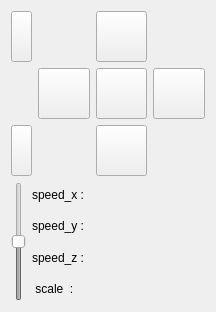
<?xml version="1.0" encoding="UTF-8"?>
<ui version="4.0">
 <class>WidgetControl</class>
 <widget class="QWidget" name="WidgetControl">
  <property name="geometry">
   <rect>
    <x>0</x>
    <y>0</y>
    <width>216</width>
    <height>312</height>
   </rect>
  </property>
  <property name="minimumSize">
   <size>
    <width>216</width>
    <height>312</height>
   </size>
  </property>
  <property name="windowTitle">
   <string>Form</string>
  </property>
  <layout class="QGridLayout" name="gridLayout">
   <item row="0" column="0">
    <layout class="QHBoxLayout" name="horizontalLayout_10">
     <item>
      <layout class="QVBoxLayout" name="verticalLayout_4">
       <item>
        <widget class="QPushButton" name="pushButton_add">
         <property name="minimumSize">
          <size>
           <width>21</width>
           <height>51</height>
          </size>
         </property>
         <property name="maximumSize">
          <size>
           <width>21</width>
           <height>51</height>
          </size>
         </property>
         <property name="focusPolicy">
          <enum>Qt::NoFocus</enum>
         </property>
         <property name="styleSheet">
          <string notr="true"/>
         </property>
         <property name="text">
          <string/>
         </property>
         <property name="icon">
          <iconset>
           <normaloff>:/control_img/add_normal.png</normaloff>:/control_img/add_normal.png</iconset>
         </property>
        </widget>
       </item>
       <item>
        <spacer name="verticalSpacer_2">
         <property name="orientation">
          <enum>Qt::Vertical</enum>
         </property>
         <property name="sizeHint" stdset="0">
          <size>
           <width>20</width>
           <height>40</height>
          </size>
         </property>
        </spacer>
       </item>
       <item>
        <widget class="QPushButton" name="pushButton_reduce">
         <property name="minimumSize">
          <size>
           <width>21</width>
           <height>51</height>
          </size>
         </property>
         <property name="maximumSize">
          <size>
           <width>21</width>
           <height>51</height>
          </size>
         </property>
         <property name="focusPolicy">
          <enum>Qt::NoFocus</enum>
         </property>
         <property name="text">
          <string/>
         </property>
         <property name="icon">
          <iconset>
           <normaloff>:/control_img/reduce_normal.png</normaloff>:/control_img/reduce_normal.png</iconset>
         </property>
        </widget>
       </item>
      </layout>
     </item>
     <item>
      <layout class="QGridLayout" name="gridLayout_6">
       <item row="1" column="1">
        <widget class="QPushButton" name="pushButton_stop">
         <property name="minimumSize">
          <size>
           <width>51</width>
           <height>51</height>
          </size>
         </property>
         <property name="focusPolicy">
          <enum>Qt::NoFocus</enum>
         </property>
         <property name="styleSheet">
          <string notr="true">QPushButton#pushButton_stop{
	background-repeat:none;
	background-image:url(:/control_img/stop_normal.png);
}
QPushButton#pushButton_stop:pressed{
	border-style: inset;
	background-repeat:none;
	background-image:url(:/control_img/stop_pressed.png);
}
QPushButton#pushButton_stop:hover{
	background-repeat:none;
	background-image:url(:/control_img/stop_pressed.png);
}</string>
         </property>
         <property name="text">
          <string/>
         </property>
        </widget>
       </item>
       <item row="0" column="1">
        <widget class="QPushButton" name="pushButton_up">
         <property name="minimumSize">
          <size>
           <width>51</width>
           <height>51</height>
          </size>
         </property>
         <property name="focusPolicy">
          <enum>Qt::NoFocus</enum>
         </property>
         <property name="styleSheet">
          <string notr="true">QPushButton#pushButton_up{
	background-repeat:none;
	background-image:url(:/control_img/up_normal.png);
}
QPushButton#pushButton_up:pressed{
	border-style: inset;
	background-repeat:none;
	background-image:url(:/control_img/up_pressed.png);
}
QPushButton#pushButton_up:hover{
	background-repeat:none;
	background-image:url(:/control_img/up_pressed.png);
}</string>
         </property>
         <property name="text">
          <string/>
         </property>
        </widget>
       </item>
       <item row="1" column="0">
        <widget class="QPushButton" name="pushButton_left">
         <property name="minimumSize">
          <size>
           <width>51</width>
           <height>51</height>
          </size>
         </property>
         <property name="focusPolicy">
          <enum>Qt::NoFocus</enum>
         </property>
         <property name="styleSheet">
          <string notr="true">QPushButton#pushButton_left{
	background-repeat:none;
	background-image:url(:/control_img/left_normal.png);
}
QPushButton#pushButton_left:pressed{
	border-style: inset;
	background-repeat:none;
	background-image:url(:/control_img/left_pressed.png);
}
QPushButton#pushButton_left:hover{
	background-repeat:none;
	background-image:url(:/control_img/left_pressed.png);
}</string>
         </property>
         <property name="text">
          <string/>
         </property>
        </widget>
       </item>
       <item row="2" column="1">
        <widget class="QPushButton" name="pushButton_down">
         <property name="minimumSize">
          <size>
           <width>51</width>
           <height>51</height>
          </size>
         </property>
         <property name="focusPolicy">
          <enum>Qt::NoFocus</enum>
         </property>
         <property name="styleSheet">
          <string notr="true">QPushButton#pushButton_down{
	background-repeat:none;
	background-image:url(:/control_img/down_normal.png);
}
QPushButton#pushButton_down:pressed{
	border-style: inset;
	background-repeat:none;
	background-image:url(:/control_img/down_pressed.png);
}
QPushButton#pushButton_down:hover{
	background-repeat:none;
	background-image:url(:/control_img/down_pressed.png);
}</string>
         </property>
         <property name="text">
          <string/>
         </property>
        </widget>
       </item>
       <item row="1" column="2">
        <widget class="QPushButton" name="pushButton_right">
         <property name="minimumSize">
          <size>
           <width>51</width>
           <height>51</height>
          </size>
         </property>
         <property name="focusPolicy">
          <enum>Qt::NoFocus</enum>
         </property>
         <property name="styleSheet">
          <string notr="true">QPushButton#pushButton_right{
	background-repeat:none;
	background-image:url(:/control_img/right_normal.png);
}
QPushButton#pushButton_right:pressed{
	border-style: inset;
	background-repeat:none;
	background-image:url(:/control_img/right_pressed.png);
}
QPushButton#pushButton_right:hover{
	background-repeat:none;
	background-image:url(:/control_img/right_pressed.png);
}</string>
         </property>
         <property name="text">
          <string/>
         </property>
        </widget>
       </item>
      </layout>
     </item>
    </layout>
   </item>
   <item row="1" column="0">
    <layout class="QHBoxLayout" name="horizontalLayout_5">
     <item>
      <widget class="QSlider" name="control_scale">
       <property name="enabled">
        <bool>false</bool>
       </property>
       <property name="focusPolicy">
        <enum>Qt::NoFocus</enum>
       </property>
       <property name="minimum">
        <number>-150</number>
       </property>
       <property name="maximum">
        <number>150</number>
       </property>
       <property name="orientation">
        <enum>Qt::Vertical</enum>
       </property>
      </widget>
     </item>
     <item>
      <layout class="QVBoxLayout" name="verticalLayout">
       <item>
        <layout class="QHBoxLayout" name="horizontalLayout">
         <item>
          <widget class="QLabel" name="label_x">
           <property name="minimumSize">
            <size>
             <width>67</width>
             <height>17</height>
            </size>
           </property>
           <property name="text">
            <string>speed_x :</string>
           </property>
          </widget>
         </item>
         <item>
          <widget class="QLabel" name="label_speed_x">
           <property name="minimumSize">
            <size>
             <width>70</width>
             <height>17</height>
            </size>
           </property>
           <property name="text">
            <string/>
           </property>
          </widget>
         </item>
        </layout>
       </item>
       <item>
        <layout class="QHBoxLayout" name="horizontalLayout_2">
         <item>
          <widget class="QLabel" name="label_y">
           <property name="minimumSize">
            <size>
             <width>67</width>
             <height>17</height>
            </size>
           </property>
           <property name="text">
            <string>speed_y :</string>
           </property>
          </widget>
         </item>
         <item>
          <widget class="QLabel" name="label_speed_y">
           <property name="minimumSize">
            <size>
             <width>70</width>
             <height>17</height>
            </size>
           </property>
           <property name="text">
            <string/>
           </property>
          </widget>
         </item>
        </layout>
       </item>
       <item>
        <layout class="QHBoxLayout" name="horizontalLayout_3">
         <item>
          <widget class="QLabel" name="label_z">
           <property name="minimumSize">
            <size>
             <width>67</width>
             <height>17</height>
            </size>
           </property>
           <property name="text">
            <string>speed_z :</string>
           </property>
          </widget>
         </item>
         <item>
          <widget class="QLabel" name="label_speed_z">
           <property name="minimumSize">
            <size>
             <width>70</width>
             <height>17</height>
            </size>
           </property>
           <property name="text">
            <string/>
           </property>
          </widget>
         </item>
        </layout>
       </item>
       <item>
        <layout class="QHBoxLayout" name="horizontalLayout_4">
         <item>
          <widget class="QLabel" name="label_scale">
           <property name="minimumSize">
            <size>
             <width>67</width>
             <height>17</height>
            </size>
           </property>
           <property name="text">
            <string> scale  :</string>
           </property>
          </widget>
         </item>
         <item>
          <widget class="QLabel" name="label_scale_num">
           <property name="minimumSize">
            <size>
             <width>70</width>
             <height>17</height>
            </size>
           </property>
           <property name="text">
            <string/>
           </property>
          </widget>
         </item>
        </layout>
       </item>
      </layout>
     </item>
    </layout>
   </item>
  </layout>
 </widget>
 <resources/>
 <connections/>
</ui>
